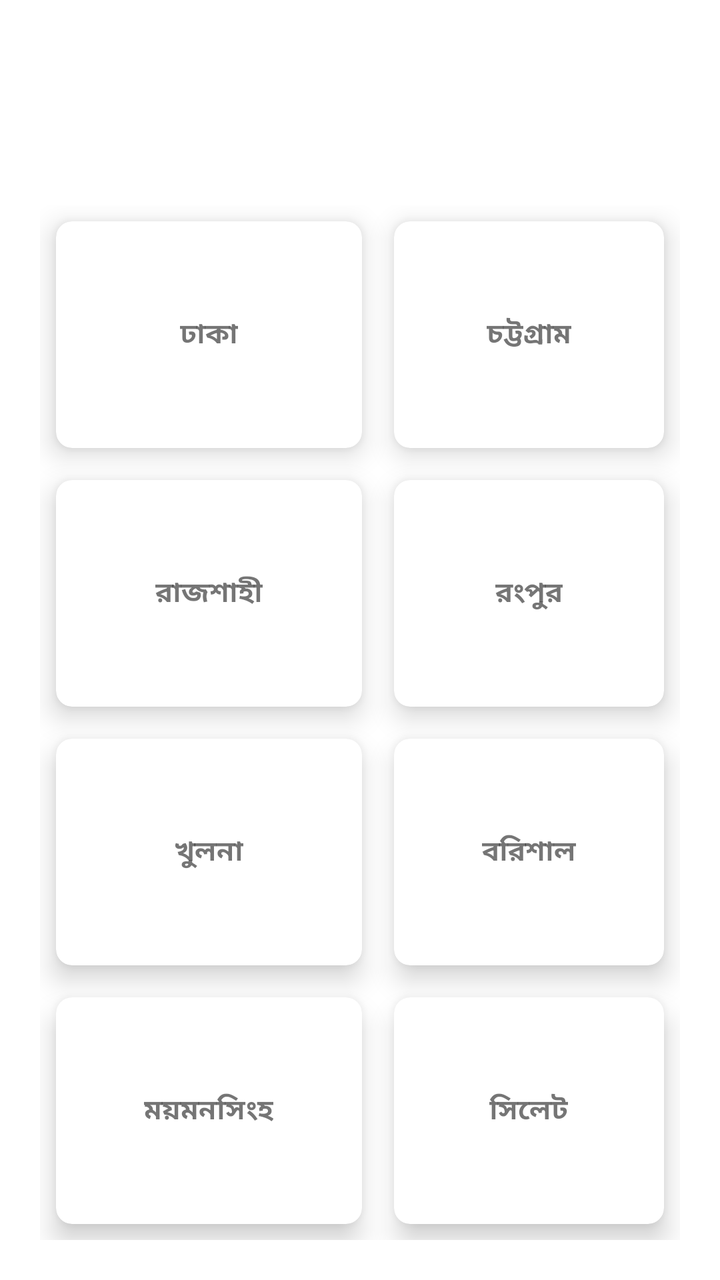
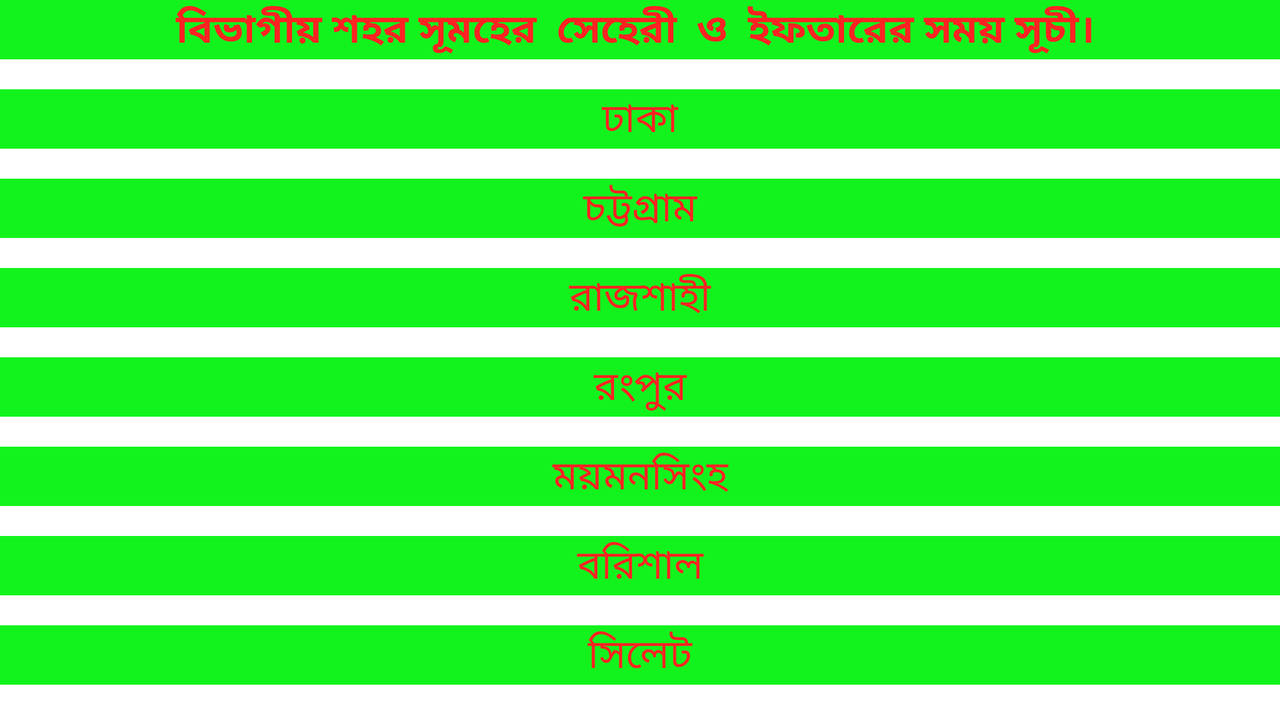

Two renders of one Android screen. The first uses the default layout on a phone; the second uses the alternative layout the repository ships for a different screen configuration, on a matching device. The two XML files are below.
<!-- AndroidManifest.xml: application theme Theme.Ramadan_Time -->
<!-- res/layout/activity_main.xml -->
<?xml version="1.0" encoding="utf-8"?>
<RelativeLayout
    xmlns:android="http://schemas.android.com/apk/res/android"
    xmlns:app="http://schemas.android.com/apk/res-auto"
    xmlns:tools="http://schemas.android.com/tools"
    android:layout_width="match_parent"
    android:layout_height="match_parent"
    android:background="@drawable/banner_2"
    tools:context=".MainActivity">

    <TextView
        android:id="@+id/title_view"
        android:layout_width="wrap_content"
        android:layout_height="wrap_content"
        android:layout_centerHorizontal="true"
        android:layout_marginTop="12dp"
        android:text="বিভাগীয় শহর সূমহের  সেহেরী  ও  ইফতারের সময় সূচী।"
        android:textColor="#fff"
        android:textSize="25sp"
        android:textAlignment="center"
         />

    <GridLayout
        android:layout_width="match_parent"
        android:layout_height="match_parent"
        android:layout_below="@id/title_view"
        android:rowCount="4"
        android:columnCount="2"
        android:layout_margin="20dp">

        <androidx.cardview.widget.CardView
            android:id="@+id/dhakaId"
            android:layout_width="wrap_content"
            android:layout_height="wrap_content"
            android:layout_row="0"
            android:layout_column="0"
            android:layout_rowWeight="1"
            android:layout_columnWeight="1"
            android:layout_gravity="fill"
            android:layout_margin="8dp"
            app:cardCornerRadius="8dp"
            app:cardElevation="8dp">

            <LinearLayout
                android:layout_width="wrap_content"
                android:layout_height="wrap_content"
                android:layout_gravity="center_vertical|center_horizontal"
                android:gravity="center"
                android:orientation="vertical">

                <ImageView
                    android:layout_width="wrap_content"
                    android:layout_height="wrap_content"
                    android:src="@drawable/ic_baseline_home_24" />

                <TextView

                    android:layout_width="wrap_content"
                    android:layout_height="wrap_content"
                    android:text="ঢাকা"
                    android:textAlignment="center"
                    android:textStyle="bold" />

            </LinearLayout>

        </androidx.cardview.widget.CardView>

        <androidx.cardview.widget.CardView
            android:id="@+id/ChitagonId"
            android:layout_width="wrap_content"
            android:layout_height="wrap_content"
            android:layout_row="0"
            android:layout_column="1"
            android:layout_rowWeight="1"
            android:layout_columnWeight="1"
            android:layout_gravity="fill"
            android:layout_marginStart="8dp"
            android:layout_marginTop="8dp"
            android:layout_marginEnd="8dp"
            android:layout_marginBottom="8dp"
            app:cardCornerRadius="8dp"
            app:cardElevation="8dp">

            <LinearLayout
                android:layout_width="wrap_content"
                android:layout_height="wrap_content"
                android:layout_gravity="center_vertical|center_horizontal"
                android:gravity="center"
                android:orientation="vertical">

                <ImageView
                    android:layout_width="wrap_content"
                    android:layout_height="wrap_content"
                    android:src="@drawable/ic_baseline_home_24" />

                <TextView

                    android:layout_width="wrap_content"
                    android:layout_height="wrap_content"
                    android:text="চট্টগ্রাম"
                    android:textAlignment="center"
                    android:textStyle="bold" />

            </LinearLayout>

        </androidx.cardview.widget.CardView>

        <androidx.cardview.widget.CardView
            android:id="@+id/RajshahiId"
            android:layout_width="wrap_content"
            android:layout_height="wrap_content"
            android:layout_row="1"
            android:layout_column="0"
            android:layout_rowWeight="1"
            android:layout_columnWeight="1"
            android:layout_gravity="fill"
            android:layout_marginStart="8dp"
            android:layout_marginTop="8dp"
            android:layout_marginEnd="8dp"
            android:layout_marginBottom="8dp"
            app:cardCornerRadius="8dp"
            app:cardElevation="8dp">

            <LinearLayout
                android:layout_width="wrap_content"
                android:layout_height="wrap_content"
                android:layout_gravity="center_vertical|center_horizontal"
                android:gravity="center"
                android:orientation="vertical">

                <ImageView
                    android:layout_width="wrap_content"
                    android:layout_height="wrap_content"
                    android:src="@drawable/ic_baseline_home_24" />

                <TextView

                    android:layout_width="wrap_content"
                    android:layout_height="wrap_content"
                    android:text="রাজশাহী"
                    android:textAlignment="center"
                    android:textStyle="bold" />

            </LinearLayout>

        </androidx.cardview.widget.CardView>

        <androidx.cardview.widget.CardView
            android:id="@+id/RangpurId"
            android:layout_width="wrap_content"
            android:layout_height="wrap_content"
            android:layout_row="1"
            android:layout_column="1"
            android:layout_rowWeight="1"
            android:layout_columnWeight="1"
            android:layout_gravity="fill"
            android:layout_marginStart="8dp"
            android:layout_marginTop="8dp"
            android:layout_marginEnd="8dp"
            android:layout_marginBottom="8dp"
            app:cardCornerRadius="8dp"
            app:cardElevation="8dp">

            <LinearLayout
                android:layout_width="wrap_content"
                android:layout_height="wrap_content"
                android:layout_gravity="center_vertical|center_horizontal"
                android:gravity="center"
                android:orientation="vertical">

                <ImageView
                    android:layout_width="wrap_content"
                    android:layout_height="wrap_content"
                    android:src="@drawable/ic_baseline_home_24" />

                <TextView

                    android:layout_width="wrap_content"
                    android:layout_height="wrap_content"
                    android:text="রংপুর"
                    android:textAlignment="center"
                    android:textStyle="bold" />

            </LinearLayout>

        </androidx.cardview.widget.CardView>


        <androidx.cardview.widget.CardView
            android:id="@+id/KhulnaId"
            android:layout_width="wrap_content"
            android:layout_height="wrap_content"
            android:layout_row="2"
            android:layout_column="0"
            android:layout_rowWeight="1"
            android:layout_columnWeight="1"
            android:layout_gravity="fill"
            android:layout_marginStart="8dp"
            android:layout_marginTop="8dp"
            android:layout_marginEnd="8dp"
            android:layout_marginBottom="8dp"
            app:cardCornerRadius="8dp"
            app:cardElevation="8dp">

            <LinearLayout
                android:layout_width="wrap_content"
                android:layout_height="wrap_content"
                android:layout_gravity="center_vertical|center_horizontal"
                android:gravity="center"
                android:orientation="vertical">

                <ImageView
                    android:layout_width="wrap_content"
                    android:layout_height="wrap_content"
                    android:src="@drawable/ic_baseline_home_24" />

                <TextView
                    android:layout_width="wrap_content"
                    android:layout_height="wrap_content"
                    android:text="খুলনা"
                    android:textAlignment="center"
                    android:textStyle="bold" />

            </LinearLayout>

        </androidx.cardview.widget.CardView>

        <androidx.cardview.widget.CardView
            android:id="@+id/BorisalId"
            android:layout_width="wrap_content"
            android:layout_height="wrap_content"
            android:layout_row="2"
            android:layout_column="1"
            android:layout_rowWeight="1"
            android:layout_columnWeight="1"
            android:layout_gravity="fill"
            android:layout_marginStart="8dp"
            android:layout_marginTop="8dp"
            android:layout_marginEnd="8dp"
            android:layout_marginBottom="8dp"
            app:cardCornerRadius="8dp"
            app:cardElevation="8dp">

            <LinearLayout
                android:layout_width="wrap_content"
                android:layout_height="wrap_content"
                android:layout_gravity="center_vertical|center_horizontal"
                android:gravity="center"
                android:orientation="vertical">

                <ImageView
                    android:layout_width="wrap_content"
                    android:layout_height="wrap_content"
                    android:src="@drawable/ic_baseline_home_24" />

                <TextView

                    android:layout_width="wrap_content"
                    android:layout_height="wrap_content"
                    android:text="বরিশাল"
                    android:textAlignment="center"
                    android:textStyle="bold" />

            </LinearLayout>

        </androidx.cardview.widget.CardView>

        <androidx.cardview.widget.CardView
            android:id="@+id/MymensingId"
            android:layout_width="wrap_content"
            android:layout_height="wrap_content"
            android:layout_row="3"
            android:layout_column="0"
            android:layout_rowWeight="1"
            android:layout_columnWeight="1"
            android:layout_gravity="fill"
            android:layout_marginStart="8dp"
            android:layout_marginTop="8dp"
            android:layout_marginEnd="8dp"
            android:layout_marginBottom="8dp"
            app:cardCornerRadius="8dp"
            app:cardElevation="8dp">

            <LinearLayout
                android:layout_width="wrap_content"
                android:layout_height="wrap_content"
                android:layout_gravity="center_vertical|center_horizontal"
                android:gravity="center"
                android:orientation="vertical">

                <ImageView
                    android:layout_width="wrap_content"
                    android:layout_height="wrap_content"
                    android:src="@drawable/ic_baseline_home_24" />

                <TextView

                    android:layout_width="wrap_content"
                    android:layout_height="wrap_content"
                    android:text="ময়মনসিংহ"
                    android:textAlignment="center"
                    android:textStyle="bold" />

            </LinearLayout>

        </androidx.cardview.widget.CardView>


        <androidx.cardview.widget.CardView
            android:id="@+id/SylhetId"
            android:layout_width="wrap_content"
            android:layout_height="wrap_content"
            android:layout_row="3"
            android:layout_column="1"
            android:layout_rowWeight="1"
            android:layout_columnWeight="1"
            android:layout_gravity="fill"
            android:layout_marginStart="8dp"
            android:layout_marginTop="8dp"
            android:layout_marginEnd="8dp"
            android:layout_marginBottom="8dp"
            app:cardCornerRadius="8dp"
            app:cardElevation="8dp">

            <LinearLayout
                android:layout_width="wrap_content"
                android:layout_height="wrap_content"
                android:layout_gravity="center_vertical|center_horizontal"
                android:gravity="center"
                android:orientation="vertical">

                <ImageView
                    android:layout_width="wrap_content"
                    android:layout_height="wrap_content"
                    android:src="@drawable/ic_baseline_home_24" />

                <TextView
                    android:layout_width="wrap_content"
                    android:layout_height="wrap_content"
                    android:text="সিলেট"
                    android:textAlignment="center"
                    android:textStyle="bold" />

            </LinearLayout>

        </androidx.cardview.widget.CardView>



    </GridLayout>



</RelativeLayout>
<!-- resources referenced by this layout -->
<resources>
  <style name="Theme.Ramadan_Time" parent="Theme.MaterialComponents.DayNight.NoActionBar">
          
          <item name="colorPrimary">@color/purple_500</item>
          <item name="colorPrimaryVariant">@color/purple_700</item>
          <item name="colorOnPrimary">@color/white</item>
          
          <item name="colorSecondary">@color/teal_200</item>
          <item name="colorSecondaryVariant">@color/teal_700</item>
          <item name="colorOnSecondary">@color/black</item>
          
          <item name="android:statusBarColor" tools:targetApi="l">?attr/colorPrimaryVariant</item>
          
      </style>
</resources>
<!-- res/layout-land/activity_main.xml (the repository's variant of the layout above) -->
<!-- drawn on the phone turned sideways -->
<?xml version="1.0" encoding="utf-8"?>
<LinearLayout xmlns:android="http://schemas.android.com/apk/res/android"
    xmlns:app="http://schemas.android.com/apk/res-auto"
    xmlns:tools="http://schemas.android.com/tools"
    android:layout_width="match_parent"
    android:layout_height="match_parent"
    android:orientation="vertical"
    tools:context=".MainActivity">

    <TextView
        android:id="@+id/headerId"
        android:layout_width="match_parent"
        android:layout_height="wrap_content"
        android:background="#12F31D"
        android:gravity="center"
        android:text="বিভাগীয় শহর সূমহের  সেহেরী  ও  ইফতারের সময় সূচী। "
        android:textAlignment="center"
        android:textColor="#FF22"
        android:textSize="20sp"
        android:textStyle="bold" />

    <ScrollView
        android:layout_width="match_parent"
        android:layout_height="match_parent">

        <LinearLayout
            android:layout_width="match_parent"
            android:layout_height="match_parent"
            android:orientation="vertical">


            <TextView
                android:id="@+id/dhakaId"
                android:layout_width="match_parent"
                android:layout_height="wrap_content"
                android:layout_marginTop="15dp"
                android:layout_marginBottom="15dp"
                android:background="#12F31D"
                android:text="ঢাকা"
                android:textAlignment="center"
                android:textColor="#FF22"
                android:textSize="20sp" />

            <TextView
                android:id="@+id/ChitagonjId"
                android:layout_width="match_parent"
                android:layout_height="wrap_content"
                android:layout_marginBottom="15dp"
                android:background="#12F31D"
                android:text="চট্টগ্রাম"
                android:textAlignment="center"
                android:textColor="#FF22"
                android:textSize="20sp" />

            <TextView
                android:id="@+id/RajshahiId"
                android:layout_width="match_parent"
                android:layout_height="wrap_content"
                android:layout_marginBottom="15dp"
                android:background="#12F31D"
                android:text="রাজশাহী"
                android:textAlignment="center"
                android:textColor="#FF22"
                android:textSize="20sp" />

            <TextView
                android:id="@+id/RangpurId"
                android:layout_width="match_parent"
                android:layout_height="wrap_content"
                android:layout_marginBottom="15dp"
                android:background="#12F31D"
                android:text="রংপুর"
                android:textAlignment="center"
                android:textColor="#FF22"
                android:textSize="20sp" />

            <TextView
                android:id="@+id/MymensingId"
                android:layout_width="match_parent"
                android:layout_height="wrap_content"
                android:layout_marginBottom="15dp"
                android:background="#12F31D"
                android:text="ময়মনসিংহ"
                android:textAlignment="center"
                android:textColor="#FF22"
                android:textSize="20sp" />

            <TextView
                android:id="@+id/BorisalgId"
                android:layout_width="match_parent"
                android:layout_height="wrap_content"
                android:layout_marginBottom="15dp"
                android:background="#12F31D"
                android:text="বরিশাল"
                android:textAlignment="center"
                android:textColor="#FF22"
                android:textSize="20sp" />

            <TextView
                android:id="@+id/SylhetId"
                android:layout_width="match_parent"
                android:layout_height="wrap_content"
                android:layout_marginBottom="15dp"
                android:background="#12F31D"
                android:text="সিলেট"
                android:textAlignment="center"
                android:textColor="#FF22"
                android:textSize="20sp" />
        </LinearLayout>
    </ScrollView>
</LinearLayout>
